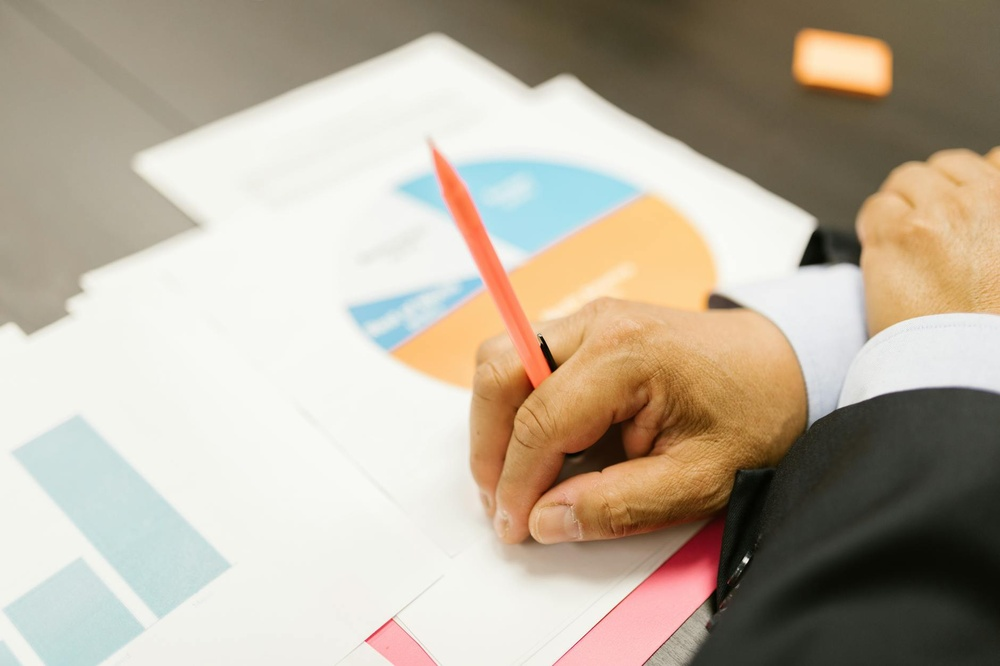
#> input picture assets/broll/documents_admin/03.jpg, 1000 x 666 px, shrunk from 1880 x 1253 before the run
$ python -i source_subtitle_detector.py   (imports and definitions only)   (older library calls are emulated)
#> lines starting #> are read from the running program, lines starting #| are printed output that depends on the picture; after the words box and inside, x2 and y2 are one past the last pixel; in counts of white or black regions, pixels touching at a corner belong together
"""
Source Subtitle Detector — Lightweight preflight check for burned-in subtitles.


Detects whether the source video already has burned-in (hardsubbed) text in the
bottom band of the frame — the same zone where ViraClip normally burns captions.

Strategy
--------
Uses FFmpeg to sample N frames at regular intervals, crops to the bottom 25%
of the frame (the caption zone), then applies lightweight OpenCV heuristics to
detect text-like regions:

  1. Convert to grayscale
  2. Apply adaptive threshold to isolate high-contrast regions
  3. Find contours and filter by aspect ratio / area (text-like rectangles)
  4. Compute horizontal edge density (text produces dense horizontal edges)
  5. Score each frame and aggregate across all samples

Thresholds
----------
  subtitle_presence_ratio < 0.05  → ignore (no significant burned-in text)
  0.05 <= ratio < 0.20            → warn (move captions higher)
  ratio >= 0.20                   → action (skip captions or move significantly higher)

Future OCR
----------
This detector uses heuristic-only analysis. For production-grade detection,
integrate an OCR engine (e.g., Tesseract, EasyOCR, or PaddleOCR) to verify
text content and distinguish subtitles from UI elements. The current approach
is intentionally lightweight — no heavy models, no GPU required.

Usage
-----
    result = await detect_source_subtitles(video_path)
    if result.subtitle_presence_ratio >= 0.20:
        logger.warning("Burned-in subtitles detected — adjusting caption strategy")
"""

from __future__ import annotations

import asyncio
import logging
import math
import os
import tempfile
from dataclasses import dataclass, field
from pathlib import Path
from typing import List, Optional, Tuple

logger = logging.getLogger(__name__)

# ── Constants ──────────────────────────────────────────────────────────────────

# How many frames to sample (spread evenly across the video)
DEFAULT_NUM_SAMPLES = 15

# Bottom band to analyze (fraction of height from bottom)
BOTTOM_BAND_FRACTION = 0.25

# Thresholds for text detection
TEXT_MIN_AREA = 50          # minimum contour area (px²) to be considered text
TEXT_MAX_AREA_RATIO = 0.3   # max contour area as fraction of frame (avoid full-frame artifacts)
TEXT_MIN_ASPECT = 1.5       # text regions tend to be wider than tall
TEXT_MAX_ASPECT = 15.0      # very wide = likely a subtitle bar
EDGE_DENSITY_THRESHOLD = 0.08  # fraction of edge pixels in the band

# Detection thresholds
SUBTITLE_PRESENCE_RATIO_WARN = 0.05   # >= 5% frames → warn
SUBTITLE_PRESENCE_RATIO_ACTION = 0.20 # >= 20% frames → take action

# Caption offset adjustments (pixels on 1920-tall canvas)
CAPTION_OFFSET_WARN = 120    # move captions 120px higher when warned
CAPTION_OFFSET_ACTION = 240  # move captions 240px higher when action required


@dataclass
class SubtitleDetectionResult:
    """Result of the source subtitle detection analysis."""

    subtitle_presence_ratio: float = 0.0
    """Fraction of sampled frames that appear to contain burned-in text (0.0–1.0)."""

    subtitle_band_bounds: Tuple[int, int] = (0, 0)
    """(y_top, y_bottom) bounding box of the detected text band in the frame."""

    frames_analyzed: int = 0
    """Number of frames sampled from the video."""

    frames_with_text: int = 0
    """Number of frames where text-like regions were detected."""

    avg_confidence: float = 0.0
    """Average detection confidence across all frames (0.0–1.0)."""

    caption_strategy: str = "normal"
    """Recommended caption strategy: 'normal', 'offset_up', or 'skip_captions'."""

    caption_offset_y: int = 0
    """Suggested vertical offset (px) to shift captions upward."""

    def to_dict(self) -> dict:
        return {
            "subtitle_presence_ratio": self.subtitle_presence_ratio,
            "subtitle_band_bounds": list(self.subtitle_band_bounds),
            "frames_analyzed": self.frames_analyzed,
            "frames_with_text": self.frames_with_text,
            "avg_confidence": self.avg_confidence,
            "caption_strategy": self.caption_strategy,
            "caption_offset_y": self.caption_offset_y,
        }


# ── FFmpeg frame extraction ───────────────────────────────────────────────────

# [108 lines not run here, left out]


# ── OpenCV-based text detection ───────────────────────────────────────────────

def _detect_text_in_band(frame_path: Path, band_fraction: float = BOTTOM_BAND_FRACTION) -> Tuple[bool, float, Tuple[int, int]]:
    """
    Analyze a single frame for text-like regions in the bottom band.

    Returns:
        (has_text, confidence, (band_top, band_bottom))
    """
#> called with band_fraction = 0.25
    try:
        import cv2
        import numpy as np
    except ImportError:
        logger.warning(
            "[subtitle_detector] OpenCV (cv2) not available — "
            "cannot perform text detection. Install opencv-python."
        )
        return False, 0.0, (0, 0)

    try:
        img = cv2.imread(str(frame_path))
#> img is the input picture: shape (666, 1000, 3); mean B, G, R 158, 174.4, 185.3
        if img is None:
            return False, 0.0, (0, 0)

        height, width = img.shape[:2]
#> height = 666; width = 1000

        # Crop to bottom band
        band_top = int(height * (1.0 - band_fraction))
#> band_top = 499
        band = img[band_top:, :]
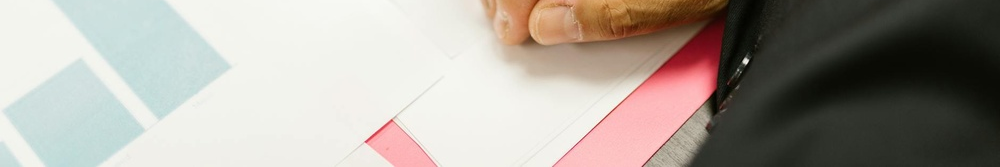
#> band: shape (167, 1000, 3); mean B, G, R 155, 162.5, 168.8

        # Convert to grayscale
        gray = cv2.cvtColor(band, cv2.COLOR_BGR2GRAY)
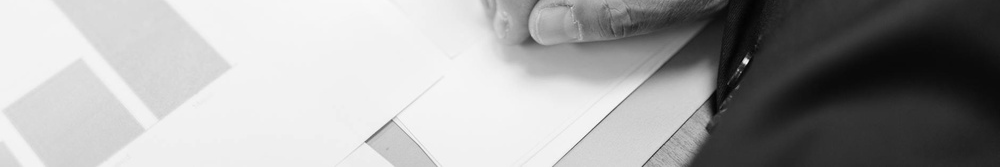
#> gray: shape (167, 1000); min 1, max 249, mean 163.5

        # Apply adaptive threshold to isolate high-contrast regions
        # (text is high-contrast against background)
        thresh = cv2.adaptiveThreshold(
            gray, 255, cv2.ADAPTIVE_THRESH_GAUSSIAN_C,
            cv2.THRESH_BINARY_INV, 15, 4
        )
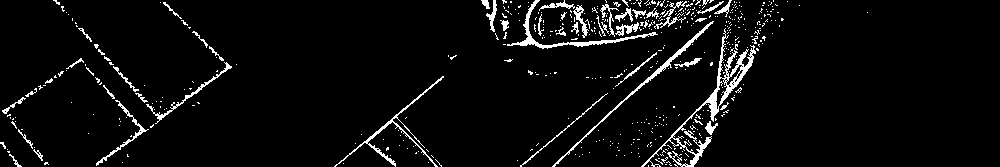
#> thresh: shape (167, 1000); 4.8% white in thin lines or dots, all inside (x1, y1, x2, y2) = (0, 0, 868, 167)

        # Morphological close to connect nearby text components
        kernel = cv2.getStructuringElement(cv2.MORPH_RECT, (5, 3))
        closed = cv2.morphologyEx(thresh, cv2.MORPH_CLOSE, kernel)
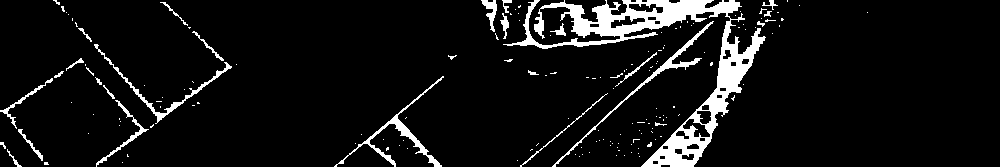
#> closed: shape (167, 1000); 7.5% white; 163 white regions (136 under 20 px)

        # Find contours
        contours, _ = cv2.findContours(closed, cv2.RETR_EXTERNAL, cv2.CHAIN_APPROX_SIMPLE)
#> contours = 163 contours, 143 with area under 20; largest, box (x1, y1, x2, y2) and area: (503, 0, 766, 167) 8278, (334, 76, 444, 167) 630, (552, 21, 714, 167) 549, (94, 44, 232, 124) 432, (96, 100, 149, 167) 212

        # Filter contours by area and aspect ratio (text-like regions)
        band_area = band.shape[0] * band.shape[1]
#> band_area = 167000
        text_contours = []
        for cnt in contours:
            area = cv2.contourArea(cnt)
            if area < TEXT_MIN_AREA:
                continue
            if area > band_area * TEXT_MAX_AREA_RATIO:
                continue

            x, y, w, h = cv2.boundingRect(cnt)
            aspect = w / max(h, 1)
            if aspect < TEXT_MIN_ASPECT or aspect > TEXT_MAX_ASPECT:
                continue

            text_contours.append(cnt)
#> this loop made 163 passes
#> area on pass 16: 26
#> after the loop, text_contours = 2 contours; box (x1, y1, x2, y2) and area: (503, 0, 766, 167) 8278, (94, 44, 232, 124) 432

        # Compute horizontal edge density (text produces dense horizontal edges)
        sobel_x = cv2.Sobel(gray, cv2.CV_64F, 1, 0, ksize=3)
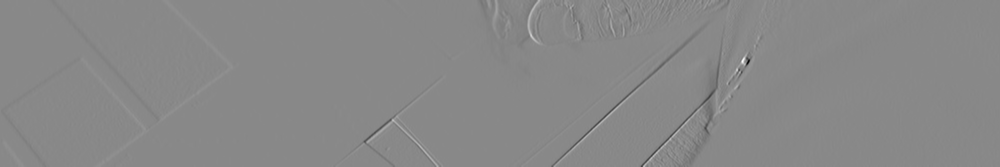
#> sobel_x: shape (167, 1000) float64; min -843, max 728, mean -1.7; drawn with min black and max white
        sobel_x = np.abs(sobel_x)
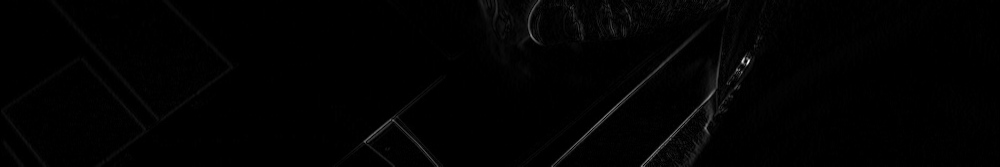
#> sobel_x: shape (167, 1000) float64; min 0, max 843, mean 7.8; drawn with min black and max white
        _, edge_mask = cv2.threshold(sobel_x, 50, 255, cv2.THRESH_BINARY)
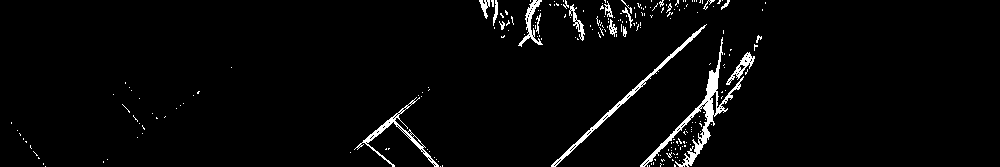
#> edge_mask: shape (167, 1000) float64; 2.9% white; 222 white regions (202 under 20 px), largest, box (x1, y1, x2, y2) and area: (640, 37, 744, 167) 1472, (551, 24, 707, 167) 768, (354, 97, 439, 167) 592
        edge_density = np.sum(edge_mask > 0) / (band.shape[0] * band.shape[1])
#> edge_density = 0.0286

        # Decision: text present if we have enough text-like contours
        # OR high horizontal edge density
        has_text_contours = len(text_contours) >= 3
#> has_text_contours = False
        has_edge_density = edge_density > EDGE_DENSITY_THRESHOLD
#> has_edge_density = False

        # Confidence based on both signals
        contour_confidence = min(1.0, len(text_contours) / 15.0)
#> contour_confidence = 0.133
        edge_confidence = min(1.0, edge_density / 0.3)
#> edge_confidence = 0.0954
        confidence = max(contour_confidence, edge_confidence)
#> confidence = 0.133

        has_text = has_text_contours or has_edge_density
#> has_text = False

        # Compute bounding box of detected text band
        if text_contours:
            all_points = np.vstack([cnt.reshape(-1, 2) for cnt in text_contours])
#> all_points = 979 pairs, first value 94 to 765, second value 0 to 166
            y_min = int(np.min(all_points[:, 1])) + band_top
#> y_min = 499
            y_max = int(np.max(all_points[:, 1])) + band_top
#> y_max = 665
        else:
            y_min = band_top
            y_max = height

        return has_text, confidence, (y_min, y_max)

    except Exception as e:
        logger.debug(f"[subtitle_detector] Frame analysis error: {e}")
        return False, 0.0, (0, 0)


# ── Main detection function ───────────────────────────────────────────────────

# [156 lines not run here, left out]

>>> result = _detect_text_in_band('../../../../assets/broll/documents_admin/03.jpg')
#> result = (False, 0.133, (499, 665))
